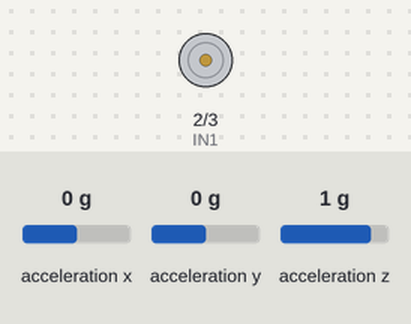
Simulated run of this sketch. Board: Arduino Uno, built with avr-gcc and run on an emulated ATmega328P. Shown: motor-driver pin pairs drawn as motors (green arrow = first pin HIGH = forward, orange = second pin HIGH = backward, longer = more drive, scaled by the enable pin). Wiring (inferred from the names in the program): MPU-6050 motion sensor at I2C address 0x68. The inputs (shaded band) are chosen by the test bench; at power-on: acceleration y 0 g, acceleration x 0 g, acceleration z 1 g. What the sketch prints to the serial monitor is not drawn.

Above: at 1.2 s.
1.3 s: acceleration y set to -1.4 g
2.8 s: acceleration y set to 0.1 g
5.8 s: acceleration y set to 0 g
Timing chart, 0 to 8.8 s (numbered marks = the images above; inputs shaded):
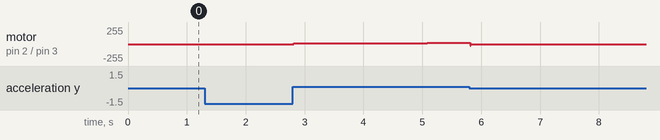

The sketch:

gimbal_code_new_version.ino
```cpp
/*

   Gimbal code with some edition in adjusting the pwm according to the mpu6050. (never tried with the hardware, but suggested)

  คำนวณ pwm จาก output

*/


#include <Wire.h>

#define MPU_ADDR 0x68


#define IN1  2
#define IN2  3
#define ENA  9  // PWM

// PID Settings
float Kp = 4.0;
float Ki = 0.1;
float Kd = 0.05;

float setpoint = 0.0;
float maxAngle = 80.0;
float maxPWM = 255.0;

float currentAngle = 0.0;
float lastError = 0.0;
float integral = 0.0;
unsigned long lastTime = 0;

void setup() {
  Serial.begin(115200);
  Wire.begin();

  // Wake up MPU6050
  Wire.beginTransmission(MPU_ADDR);
  Wire.write(0x6B);
  Wire.write(0);
  Wire.endTransmission(true);

  pinMode(IN1, OUTPUT);
  pinMode(IN2, OUTPUT);
  pinMode(ENA, OUTPUT);

  lastTime = millis();
  Serial.println("Gimbal PID started. Target angle: 0°");
}

void loop() {
  // Read MPU6050 Accel Data
  Wire.beginTransmission(MPU_ADDR);
  Wire.write(0x3B);
  Wire.endTransmission(false);
  Wire.requestFrom(MPU_ADDR, 6, true);

  int16_t ax = Wire.read() << 8 | Wire.read();
  int16_t ay = Wire.read() << 8 | Wire.read();
  int16_t az = Wire.read() << 8 | Wire.read();

  // Compute Roll angle
  currentAngle = atan2(ay, az) * 180.0 / PI;
  currentAngle = constrain(currentAngle, -maxAngle, maxAngle);

  // PID
  unsigned long now = millis();
  float dt = (now - lastTime) / 1000.0;
  float error = setpoint - currentAngle;

  integral += error * dt;
  float derivative = (error - lastError) / dt;

  float output = Kp * error + Ki * integral + Kd * derivative;
  output = constrain(output, -maxPWM, maxPWM);

  driveMotor(output);

  // Debug
  Serial.print("Angle: ");
  Serial.print(currentAngle, 2);
  Serial.print(" | Output: ");
  Serial.print(output, 2);
  Serial.print(" | Dir: ");

  if (output > 5) Serial.println("→");
  else if (output < -5) Serial.println("←");
  else Serial.println("■");

  lastError = error;
  lastTime = now;

  delay(10);
}

void driveMotor(float output) {
  int pwm = abs(output);
  pwm = constrain(pwm, 0, 255);

  if(output <= 86 && output >= -86){ // if it between normal or tilt value then rotate
      if (output > 8) {
    digitalWrite(IN1, LOW);
    digitalWrite(IN2, HIGH);
    analogWrite(ENA, pwm);
    } else if (output < -8) {
    digitalWrite(IN1, HIGH);
    digitalWrite(IN2, LOW);
    analogWrite(ENA, pwm);
    } else {
    digitalWrite(IN1, LOW);
    digitalWrite(IN2, LOW);
    analogWrite(ENA, 0);
    }
  }else { // if the angle exceed the normal rotation (more than 86) at 2 sides, then stop to wait for normal angle, and return to 0. This hopes to avoid wire tornados.
    digitalWrite(IN1, LOW);
    digitalWrite(IN2, LOW);
    analogWrite(ENA, 0);
  }


}
```

Measured:
- after the input at 1.3 s, every drawn part: stays the same
- after the input at 2.8 s, motor on pin 2 (IN1) / pin 3 (IN2): stopped → forward 14/255 at once, → forward 15/255 0.52 s later, → forward 16/255 1.7 s later
